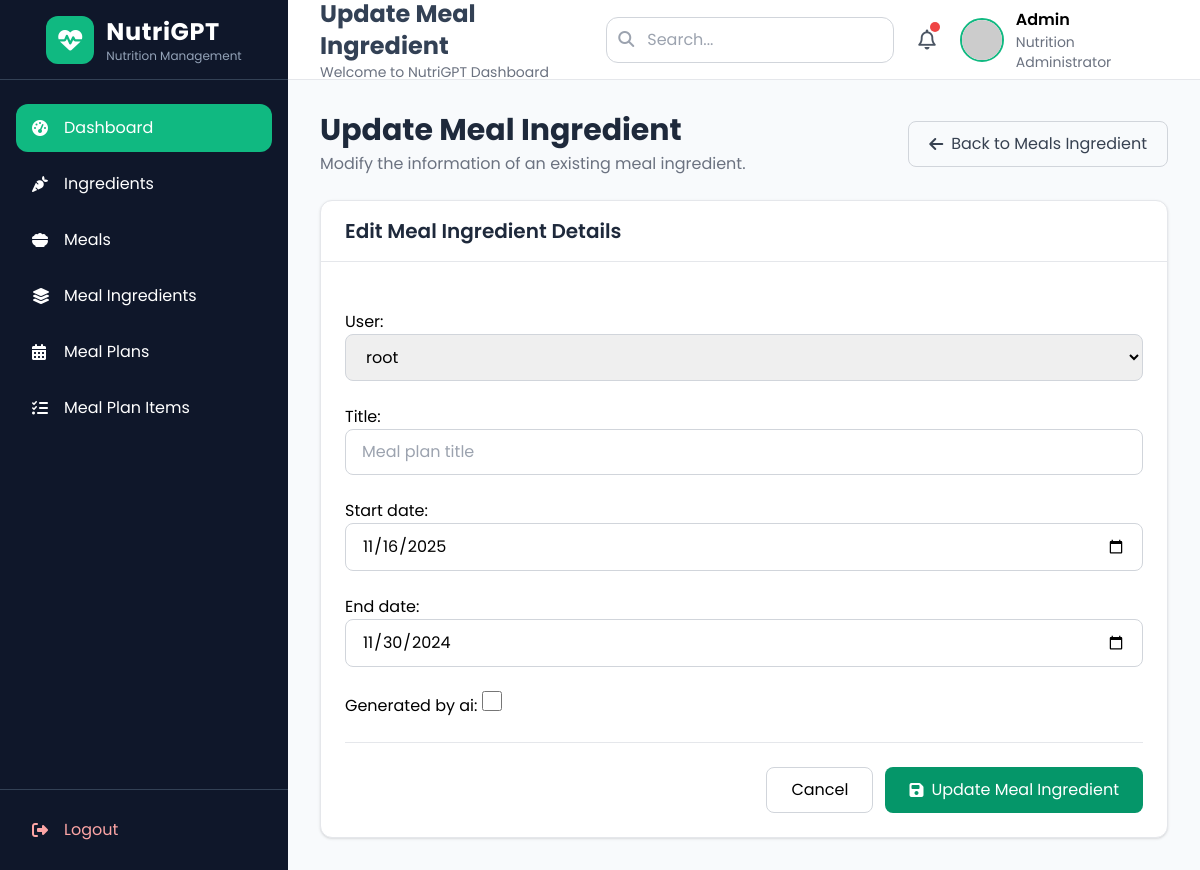
The page /meal/MealPlan/update/1 on the database as committed earlier.
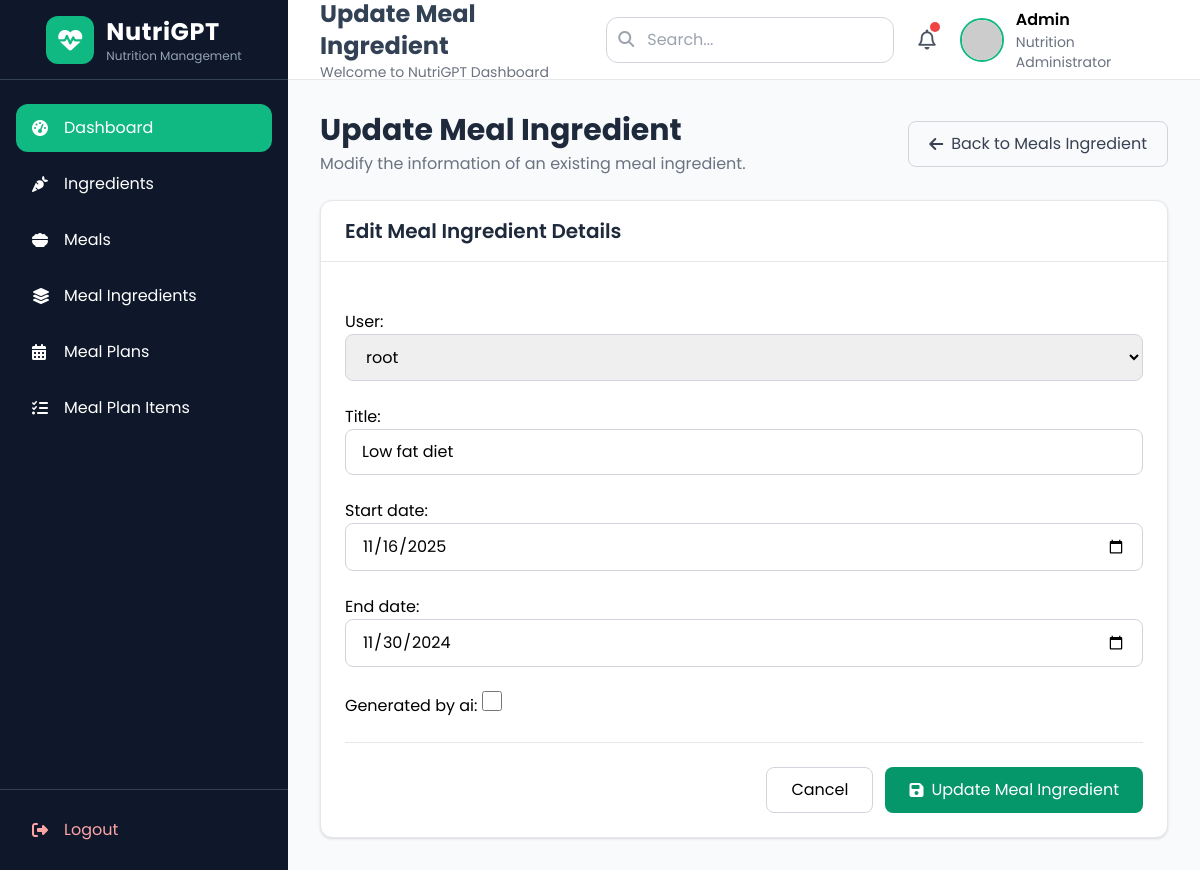
The same page on the database as committed later.
### meals/models.py (models this page shows)
class MealPlan(models.Model):
    user = models.ForeignKey(User, on_delete=models.CASCADE, related_name='user_mealplan')
    title = models.CharField(max_length=30, blank=True)
    start_date = models.DateField()
    end_date = models.DateField()
    generated_by_ai = models.BooleanField(default=False)
    created_at = models.DateTimeField(auto_now_add=True)
    updated_at = models.DateTimeField(auto_now=True)
    class Meta:
        db_table = 'meal plan'

### meals/views.py (the view)
# urls.py: path('MealPlan/update/<int:pk>', MealPlanUpdateView.as_view(), name = 'MealPlan-update'),
class MealPlanUpdateView(UpdateView):
    model = MealPlan
    template_name = 'mealplan/update.html'
    form_class = MealPlanForm
    success_url =  reverse_lazy('MealPlan-list')

### meals/templates/mealplan/update.html (shortened to what this page needs)
{% extends "home/base.html" %}
{% block content %}
<div class="max-w-4xl mx-auto">
    <div class="flex flex-col md:flex-row md:items-center md:justify-between gap-4 mb-6">
        <div>
            <h1 class="text-3xl font-bold text-slate-800">
                Update Meal Ingredient
            </h1>
            <p class="text-gray-500 mt-1">
                Modify the information of an existing meal ingredient.
            </p>
        </div>
        <a href="{% url 'MealIngredient-list' %}"
           class="inline-flex items-center gap-2 px-5 py-2.5 rounded-lg border border-gray-300 text-gray-700 hover:bg-gray-100 transition">
            <i class="fa-solid fa-arrow-left"></i>
            Back to Meals Ingredient
        </a>
    </div>
    <div class="bg-white rounded-xl shadow border border-gray-200">
        <div class="border-b border-gray-200 px-6 py-4">
            <h2 class="text-xl font-semibold text-slate-800">
                Edit Meal Ingredient Details
            </h2>
        </div>
        <form method="POST" class="p-6 space-y-6">
            {{ form }}
            <div class="flex justify-end gap-3 border-t border-gray-200 pt-6">
                <a href="{% url 'MealPlan-list' %}"
                   class="px-6 py-2.5 rounded-lg border border-gray-300 hover:bg-gray-100 transition">
                    Cancel
                </a>
                <button type="submit"
                        class="inline-flex items-center gap-2 px-6 py-2.5 rounded-lg bg-emerald-600 text-white hover:bg-emerald-700 transition">
                    <i class="fa-solid fa-floppy-disk"></i>
                    Update Meal Ingredient
                </button>
            </div>
        </form>
    </div>
</div>
{% endblock %}

Rows that differ between the two databases and show on the page:
changed MealPlan "root": title (not shown) → "Low fat diet"
